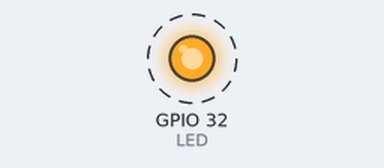
Bench run of a sketch on a simulated ESP32. Parts: output pins drawn as LEDs (lit = HIGH). Dashed ring = blinking. What the sketch prints to the serial monitor is not drawn.

Above: at 0.1 s.
Timing chart, 0 to 3.0 s (numbered marks = the images above):
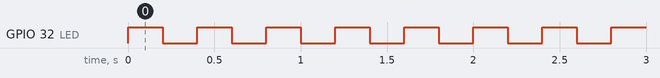

The sketch:

FREERTOS_ejc1.ino
```cpp
//FREERTOS implementation
//Task 1 -> led blinking evey 200 ms
//Task 2 -> string sent evey second

#define LED 32
String hello = "Hola mundo";
void Task1( void *pvParameters)
{
  const TickType_t xDelay200ms = pdMS_TO_TICKS (200);
  TickType_t xLastWakeTime;
  /*variable to save the current tick count, it has to be initialized to the
   *current tick count before it is used for the first time,then with the
   *function vTaskDelayUntil is updated atomatically
   */
   xLastWakeTime = xTaskGetTickCount();

  //Converts time in ms to the same time in system ticks
  while(1)
  {
    digitalWrite(LED, !digitalRead(LED)); //Blink led
    /* Delay for a period. A call to vTaskDelay() is used which places
       the task into the Blocked state until the delay period has expired.*/
    vTaskDelayUntil(&xLastWakeTime, xDelay200ms);
  }

}

void Task2( void *pvParameters)
{
  const TickType_t xDelay1s = pdMS_TO_TICKS (1000);
  TickType_t xLastWakeTime;
  xLastWakeTime = xTaskGetTickCount();
  while(1)
  {
    Serial.println(hello);
    vTaskDelayUntil(&xLastWakeTime, xDelay1s);
  }

}

void setup() {
  pinMode(LED, OUTPUT);   //Set pin as output
  Serial.begin(9600); // opens serial port, sets data rate to 9600 bps
  xTaskCreate( Task1, /* Pointer to the function that implements the task. */
               "Task 1",/* Text name for the task. This is to facilitate
                           debugging only. */
               1000, /* Stack depth - small microcontrollers will use much
                        less stack than this. */
               NULL, /* This example does not use the task parameter. */
               2, /* This task will run at priority 1. */
               NULL ); /* This example does not use the task handle. */
  xTaskCreate(Task2, "Task 2", 1000, NULL, 1, NULL);
  //vTaskStartScheduler();  //Not needed in Arduino IDE

}

void loop() {
}
```

Measured:
- by itself, GPIO 32 (LED): alternates HIGH for 0.20 s and LOW for 0.20 s
